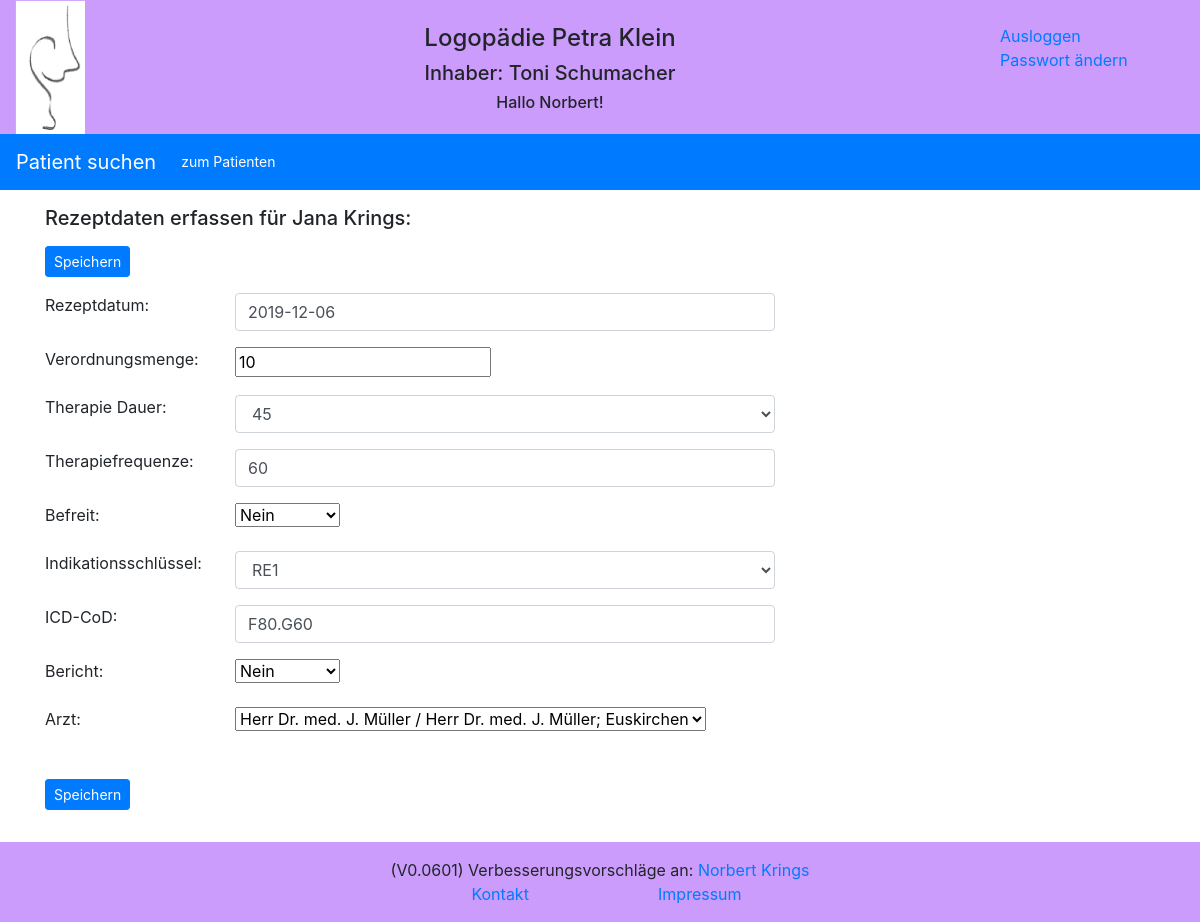
The page /reports/edit/therapy/7/ (signed in) on the database as committed earlier.
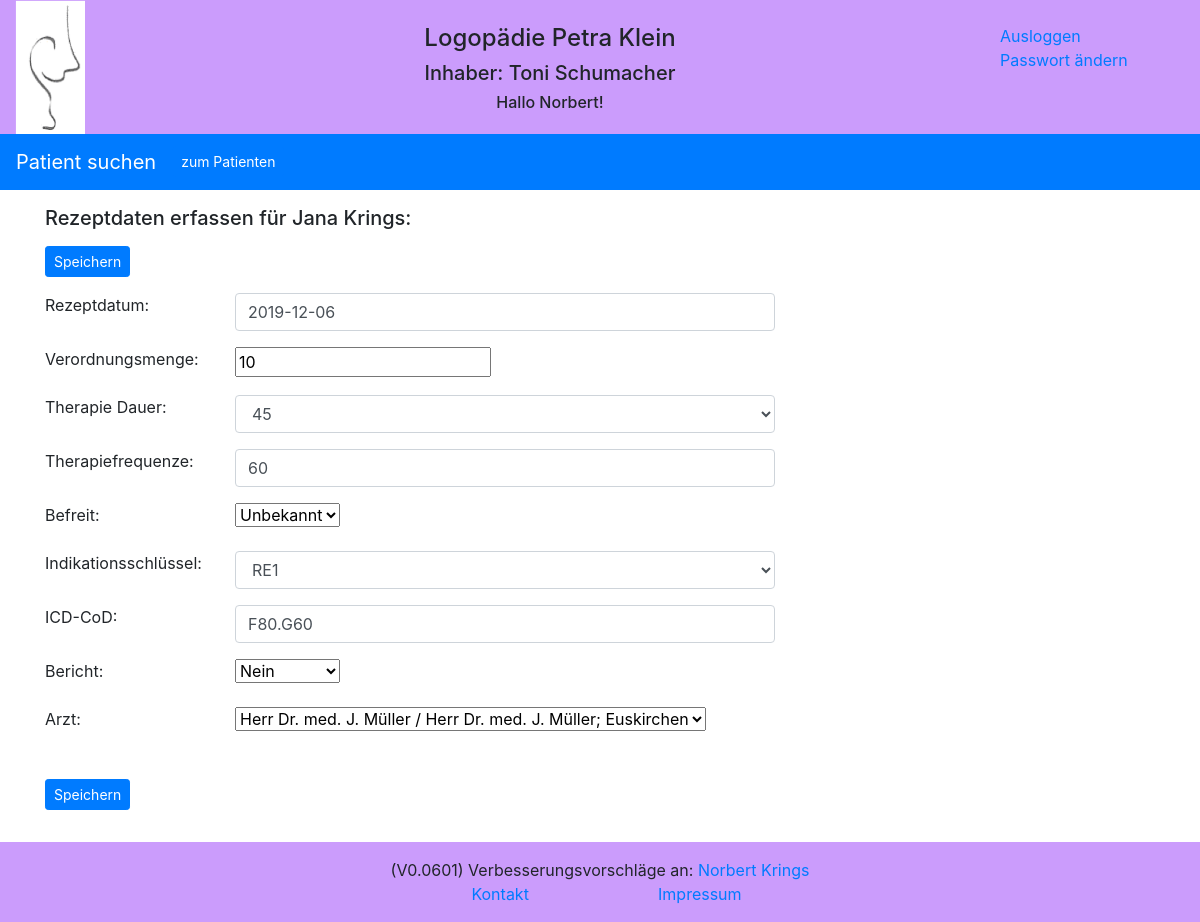
The same page on the database as committed later.
### reports/models.py (models this page shows, shortened)
class Therapy(models.Model):
    recipe_date = models.DateField(auto_now=False, auto_now_add=False)
    therapy_regulation_amount = models.IntegerField(blank=True, null=True)
    therapy_duration = models.CharField(max_length=10, default='')
    therapy_frequence = models.CharField(max_length=5, default='')
    therapy_rid_of = models.BooleanField(default=False, null=True)
    therapy_report_no_yes = models.BooleanField(default=True)
    therapy_indication_key = models.CharField(max_length=10, default='')
    therapy_icd_cod = models.CharField(max_length=10, default='')
    therapy_doctor = models.ForeignKey(Doctor, on_delete=models.CASCADE)
    patients = models.ForeignKey(Patient, on_delete=models.CASCADE)

### reports/views.py (the view)
# urls.py: path('edit/therapy/<id>/', views.edit_therapy, name='edit_therapy'),
def edit_therapy(request, id=None):
    item = get_object_or_404(Therapy, id=id)
    form = TherapyForm(request.POST or None, instance=item)
    if form.is_valid():
        form.save()
        logger.info('edit_therapy: Rezept mit der ID:' + str(item.id) + ' geändert')
        return redirect('/reports/therapy/' + str(item.id) + '/')
    logger.info('edit_therapy: Rezeptformular des Patienten mit der ID: ' + str(item.id) + ' zwecks Änderung aufgerufen')
    return render(request, 'reports/therapy_form.html', {'form': form, 'patient': item.patients})

### reports/models.py (called while the page is built)
    def __str__(self):
        return self.doctor_name1 + '; ' + self.doctor_city

    def __str__(self):
        return self.pa_last_name + ' ' + self.pa_first_name + '; ' + self.pa_city

### reports/templates/reports/therapy_form.html (shortened to what this page needs)
{% extends "base.html" %}
{% block extrahead %}
    {% load static %}
    <link rel="stylesheet" href="{% static 'reports/style_e2.css' %}">
{% endblock %}
{% block nav %}
<nav class="navbar navbar-expand-sm bg-primary navbar-dark">
  <a class="navbar-brand" href="{% url 'reports:index' %}" >Patient suchen</a>
  <div class="collapse navbar-collapse" id="collapsibleNavbar">
    <ul class="navbar-nav">
        <li class="nav-item">
            <a class="btn btn-primary btn-sm" href="{% url 'reports:patient' patient.id %}" role="button">zum Patienten</a>
        </li>
    </ul>
  </div>
</nav>
{% endblock %}
{% block content %}
<content>
    <form method="POST" enctype="multipart/form-data" action="">
        <div class="container">
            <div class="row">
                <div class="col-sm">
                    <h5>Rezeptdaten erfassen für {{ patient.pa_first_name }} {{ patient.pa_last_name }}: </h5>
                </div>
            </div>
           <div class="form-group row">
                <div class="col-sm-offset-2 col-sm-6">
                    <button type="submit" class="btn btn-primary btn-sm">Speichern</button>
                </div>
            </div>
            <div class="form-group row">
                <label for="{{ form.recipe_date.id_for_label }}" class="col-sm-2 control-label">Rezeptdatum: </label>
                <div class="col-sm-6">
                    {{ form.recipe_date }}
                </div>
            </div>
            <div class="form-group row">
                <label for="{{ form.therapy_regulation_amount.id_for_label }}" class="col-sm-2 control-label">Verordnungsmenge: </label>
                <div class="col-sm-6">
                    {{ form.therapy_regulation_amount }}
                </div>
            </div>
            <div class="form-group row">
                <label for="{{ form.therapy_duration.id_for_label }}" class="col-sm-2 control-label">Therapie Dauer: </label>
                <div class="col-sm-6">
                    {{ form.therapy_duration }}
                </div>
            </div>
            <div class="form-group row">
                <label for="{{ form.therapy_frequence.id_for_label }}" class="col-sm-2 control-label">Therapiefrequenze: </label>
                <div class="col-sm-6">
                    {{ form.therapy_frequence }}
                </div>
            </div>
            <div class="form-group row">
                <label for="{{ form.therapy_rid_of.id_for_label }}" class="col-sm-2 control-label">Befreit: </label>
                <div class="col-sm-6">
                    {{ form.therapy_rid_of }}
                </div>
            </div>
            <div class="form-group row">
                <label for="{{ form.therapy_indication_key.id_for_label }}" class="col-sm-2 control-label">Indikationsschlüssel: </label>
                <div class="col-sm-6">
                    {{ form.therapy_indication_key }}
                </div>
            </div>
            <div class="form-group row">
                <label for="{{ form.therapy_icd_cod.id_for_label }}" class="col-sm-2 control-label">ICD-CoD: </label>
                <div class="col-sm-6">
                    {{ form.therapy_icd_cod }}
                </div>
            </div>
            <div class="form-group row">
                <label for="{{ form.therapy_report_no_yes.id_for_label }}" class="col-sm-2 control-label">Bericht: </label>
                <div class="col-sm-6">
                    {{ form.therapy_report_no_yes }}
                </div>
            </div>
             <div class="form-group row">
                <label for="{{ form.therapy_doctor.id_for_label }}" class="col-sm-2 control-label">Arzt:</label>
                <div class="col-sm-6">
                    {{ form.therapy_doctor }}
                </div>
            </div>
           <div class="form-group row">
                <div class="col-sm-offset-2 col-sm-6">
                    <button type="submit" class="btn btn-primary btn-sm">Speichern</button>
                </div>
            </div>
        </div>
    </form>
</content>
{% endblock %}

Rows that differ between the two databases and show on the page:
changed Therapy "RE1": therapy_rid_of "Nein" → "Unbekannt"
